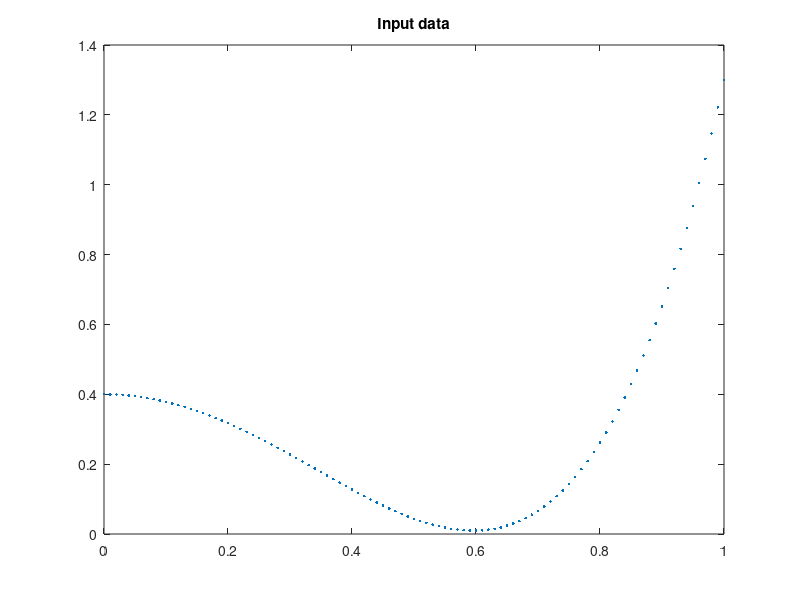

This chart was generated by the following MATLAB code: (Note: this script raises an error after producing the figure.)
% Sixth degree polynomial fitting

load data_file;
x = x';
y = y';

figure
plot(x, y, '.');
title('Input data');

% built-in sixth degree polynomial
%[population, gof] = fit(x, y, 'poly6');

% custom model (polynomial)
model = 'p_6 * x^6 + p_5 * x^5 + p_4 * x^4 + p_3 * x^3 + p_2 * x^2 + p_1 * x + p_0';
[population, gof] = fit(x, y, model);

figure
plot(population, x, y);
title('Polynomial fitting');

disp(population);
